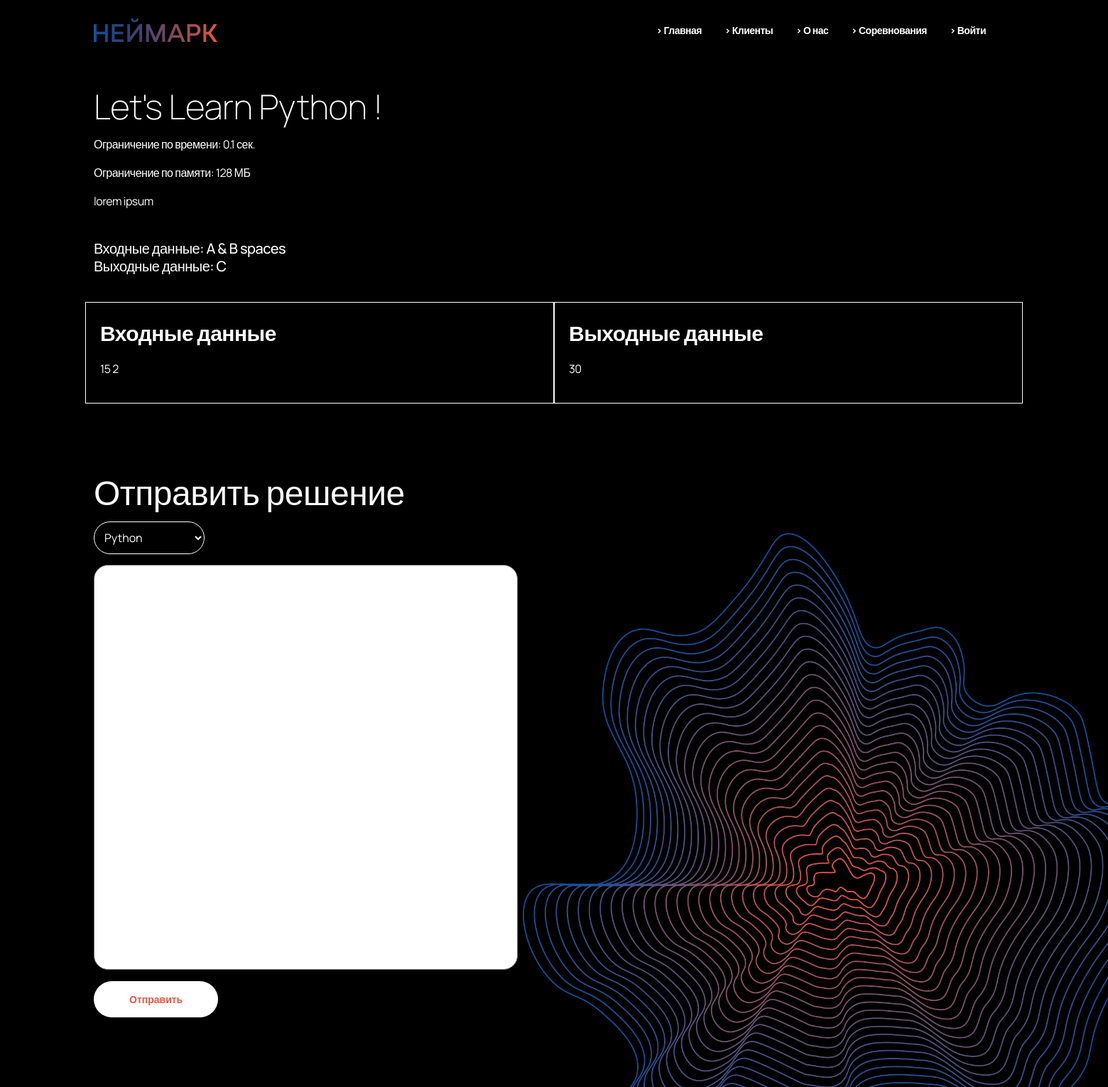
The app's page /task/2 with its own data.
### Alt/apps/base/models.py (models this page shows, shortened)
class Tasks(models.Model):
    name = models.CharField(max_length=256, null=True)
    time_limit = models.CharField(max_length=256, null=True, blank=True)
    memory_limit = models.CharField(max_length=256, null=True, blank=True)
    description = models.TextField(null=True, blank=True)
    entry = models.CharField(max_length=256, null=True, blank=True)
    output = models.CharField(max_length=256, null=True, blank=True)
    example_entry = models.CharField(max_length=256, null=True, blank=True)
    example_output = models.CharField(max_length=256, null=True, blank=True)
    created = models.DateTimeField(auto_now_add=True)
    updated = models.DateTimeField(auto_now=True)
    DisplayFields = [
        'name', 'time_limit', 'memory_limit', 'description', 'entry', 'output',
        'example_entry', 'example_output', 'created', 'updated', 'id'
    ]
    SearchableFields = [
        'id', 'name', 'description', 'created', 'updated',
    ]
    FilterFields = ['created', 'updated']
    class Meta:
        ordering = ['id', '-updated']
        verbose_name = 'Task'
        verbose_name_plural = 'Tasks'

### Alt/apps/base/views.py (the view)
# urls.py: path('task/<str:pk>', views.task, name='task'),
def task(request, pk):
    task_ = models.Tasks.objects.get(id=pk)
    context = {'task': task_}
    return render(request, 'base/single_task.htm', context=context)

### Alt/apps/base/templates/base/single_task.htm (shortened to what this page needs)
{% extends "index.htm" %}
{% load static %}
{% block content %}
    <main>
        <div class="container">
            <div class="task anim">
                <p class="task_name txt48_light">{{ task.name }}</p>
                <p class="task_time">Ограничение по времени: {{ task.time_limit }} сек.</p>
                <p class="task_memory">Ограничение по памяти: {{ task.memory_limit }} МБ</p>
                <div class="task_text">
                    {{ task.description }}
                </div>
                <div class="input_output_data_block">
                    <p class="txt20_medium">Входные данные: {{ task.entry }}</p>
                    <p class="txt20_medium">Выходные данные: {{ task.output }}</p>
                    <div class="task_table">
                        <div class="row task_table_row">
                            <div class="col-6">
                                <p class="txt30">Входные данные</p>
                                <p>{{ task.example_entry }}</p>
                            </div>
                            <div class="col-6">
                                <p class="txt30">Выходные данные</p>
                                <p>{{ task.example_output }}</p>
                            </div>
                        </div>
                    </div>
                </div>
            </div>
        </div>
        <div class="container">
            <div class="send_solution_block">
                <p class="task_name txt48_light wh">Отправить решение</p>
                <form method="post" action="{% url 'task_log' %}">
                    <div class="language_selector">
                        <select class="language" name="language" id="language">
                            <option value="Python">Python</option>
                        </select>
                    </div>
                    <div class="solution_input">
                        <textarea name="text" id="" cols="60" rows="22"></textarea>
                    </div>
                    <input type="submit" value="Отправить" id="btn_send_solution" class="btn_white btn_send_solution">
                </form>
            </div>
            <img class="shape_img" data-speed="-2" src="{% static 'assets/img/photo.png' %}">
        </div>
    </main>
{% endblock %}

### Alt/static/assets/css/main.css (style rules this page uses)
* { margin: 0; padding: 0; box-sizing: border-box; }
html, body { font-family: "Manrope", sans-serif; width: 100%; height: 100%; color: #1D1D1D; font-size: 16px; letter-spacing: -0.5px; }
body { height: 100vh; background-color: black; background-repeat: no-repeat; background-attachment: fixed; background-size: cover; transition: all 0.25s ease; overflow-x : hidden; }
main { min-height:100%; }
.wh { color:white; }
.container { overflow: hidden; }
.anim { opacity: 0; transform: translateY(30px); transition: opacity 0.5s, transform 0.5s; }
.anim.show_anim_txt { opacity: 1; transform: translateY(0); }
.txt48_light { font-size: 48px; font-weight: 200; line-height: 50px; }
.txt30 { font-size: 30px; font-weight: 600; }
.txt20_medium { font-size: 20px; font-weight: 500; }
.btn_white { border: none; padding: 15px 50px; background-color: white; color:#e95642; border-radius: 30px; transition: all 0.15s ease; cursor: pointer; font-size: 14px; font-weight: 700; }
.shape_img { position: absolute; width: 1100px; margin-left: 500px; z-index: -1; margin-top: -850px; }
.advantages_header .txt48_medium, .txt20_medium { margin-bottom:-5px; }
:root { --bg: hsl(246 44% 7%); --border: hsl(280 10% 50% / 1); --card: hsl(237 36% 10%); --color: hsl(240 18% 80%); --border-width: 1px; --border-radius: 20px; --gradient: conic-gradient(from 180deg at 50% 70%,rgb(6, 15, 59) 0deg,#10405b 72.0000010728836deg,#5e1111 144.0000021457672deg,#681212 216.00000858306885deg,#491641 288.0000042915344deg,rgb(6, 12, 54) 1turn); }
*, *:after, *:before { box-sizing: border-box; }
.container { --spread: 60; }
.input_output_data_block { margin-top: 40px; }
.task, .task_table { color: white; margin-top: 40px; }
.task_table_row { border-radius: 20px; }
.task_table .col-6 { border: 1px solid white; padding: 0; padding: 20px; }
.send_solution_block { margin-top: 100px; margin-bottom: 70px; }
.solution_input textarea { border-radius: 20px; padding: 20px; resize: none; outline: none; }
.language { border: none; background-color: #000; padding: 10px 70px 10px 10px; color: white; border: 1px solid white; border-radius: 50px; margin-bottom: 15px; }
.btn_send_solution { margin-top: 10px; }

### records on screen
Tasks: name "Let's Learn Python !", time_limit "0.1", memory_limit "128", description "lorem ipsum", entry "A & B spaces", output "C", example_entry "15 2", example_output "30"
